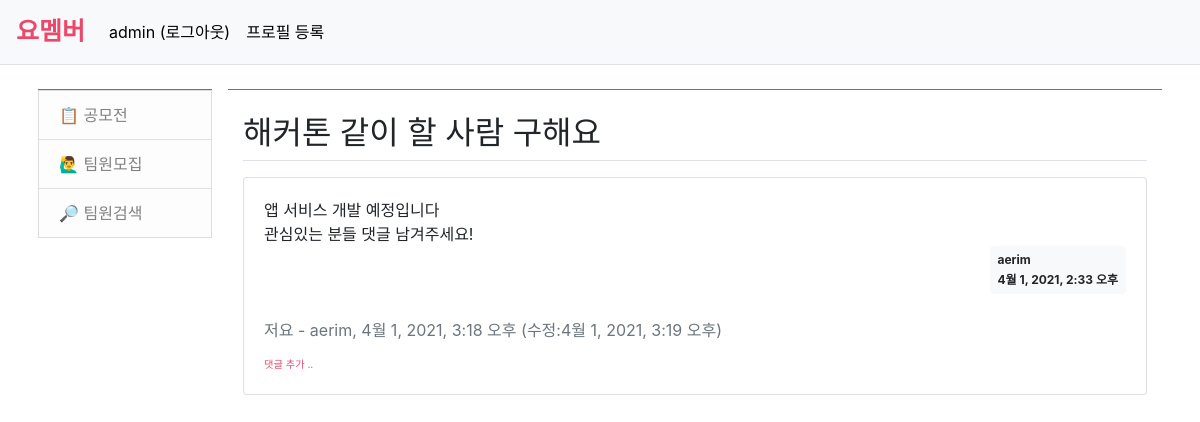
Screenshot of /yomember/team/1/ (signed in) with the database file from the repository.
### yomember/models.py (models this page shows, shortened)
class Question(models.Model):
    subject = models.CharField(max_length=200)
    content = models.TextField()
    create_date = models.DateTimeField()
    author = models.ForeignKey(User, on_delete=models.CASCADE)

class Comment(models.Model):
    author = models.ForeignKey(User, on_delete=models.CASCADE)
    content = models.TextField()
    create_date = models.DateTimeField()
    modify_date = models.DateTimeField(null=True, blank=True)
    question = models.ForeignKey(Question, null=True, blank=True, on_delete=models.CASCADE)

### yomember/views.py (the view)
# urls.py: path('team/<int:question_id>/', views.detail, name='detail'),
def detail(request, question_id):
    question = get_object_or_404(Question, pk=question_id)
    context = {'question': question}
    return render(request, 'yomember/team_detail.html', context)

### templates/yomember/team_detail.html (shortened to what this page needs)
{% extends 'base.html' %}
{% block content %}
{% load static %}
<link rel="stylesheet" type="text/css" href="{% static 'bootstrap.min.css' %}">
<div class="container my-3">
    <h2 class="border-bottom py-2">{{ question.subject }}</h2>
    <div class="card my-3">
        <div class="card-body">
            <div class="card-text" style="white-space: pre-line;">{{ question.content }}</div>
            <div class="d-flex justify-content-end">
                <div class="badge badge-light p-2 text-left">
                    <div class="mb-2">{{ question.author.username }}</div>
                    <div>{{ question.create_date }}</div>
                </div>
            </div>
            {% if question.comment_set.count > 0 %}
            <div class="mt-3">
            {% for comment in question.comment_set.all %}
            <div class="comment py-2 text-muted">
            <span style="white-space: pre-line;">{{ comment.content }}</span>
            <span>
                - {{ comment.author }}, {{ comment.create_date }}
                {% if comment.modify_date %}
                (수정:{{ comment.modify_date }})
                {% endif %}
            </span>
            </div>
            {% endfor %}
            </div>
            {% endif %}
            <div>
            <a href="{% url 'yomember:comment_create_question' question.id  %}"
               class="small" style="color: #EB496B;"><small>댓글 추가 ..</small></a>
        </div>
        </div>
    </div>
</div>
{% endblock %}

### templates/navbar.html (shortened to what this page needs)
<nav class="navbar navbar-expand-lg navbar-light bg-light border-bottom">
    <a class="navbar-brand" href="{% url 'yomember:index' %}" style="color: #EB496B; font-weight: bold; font-size: 25px;">요멤버</a>
    <div class="collapse navbar-collapse flex-grow-0" id="navbarNav">
        <ul class="navbar-nav">
            <li class="nav-item ">
                {% if user.is_authenticated %}
                <a class="nav-link" href="{% url 'common:logout' %}" style="color: black;">{{ user.username }} (로그아웃)</a>
                {% else %}
                <a class="nav-link" href="{% url 'common:login' %}" style="color: black;">로그인</a>
                {% endif %}
            </li>
            <li class="nav-item ">
                {% if user.is_authenticated %}
                <a class="nav-link" href="{% url 'common:profile' %}" style="color: black;">프로필 등록</a>
                {% endif %}
            </li>
        </ul>
    </div>
</nav>

### rows the page displays
Question: subject "해커톤 같이 할 사람 구해요", content "앱 서비스 개발 예정입니다 관심있는 분들 댓글 남겨주세요!", author.username "aerim", create_date "4월 1, 2021, 2:33 오후"
Comment: content "저요", author "aerim", create_date "4월 1, 2021, 3:18 오후", modify_date "4월 1, 2021, 3:19 오후"

### other values shown
{{ user.username }} "admin"
